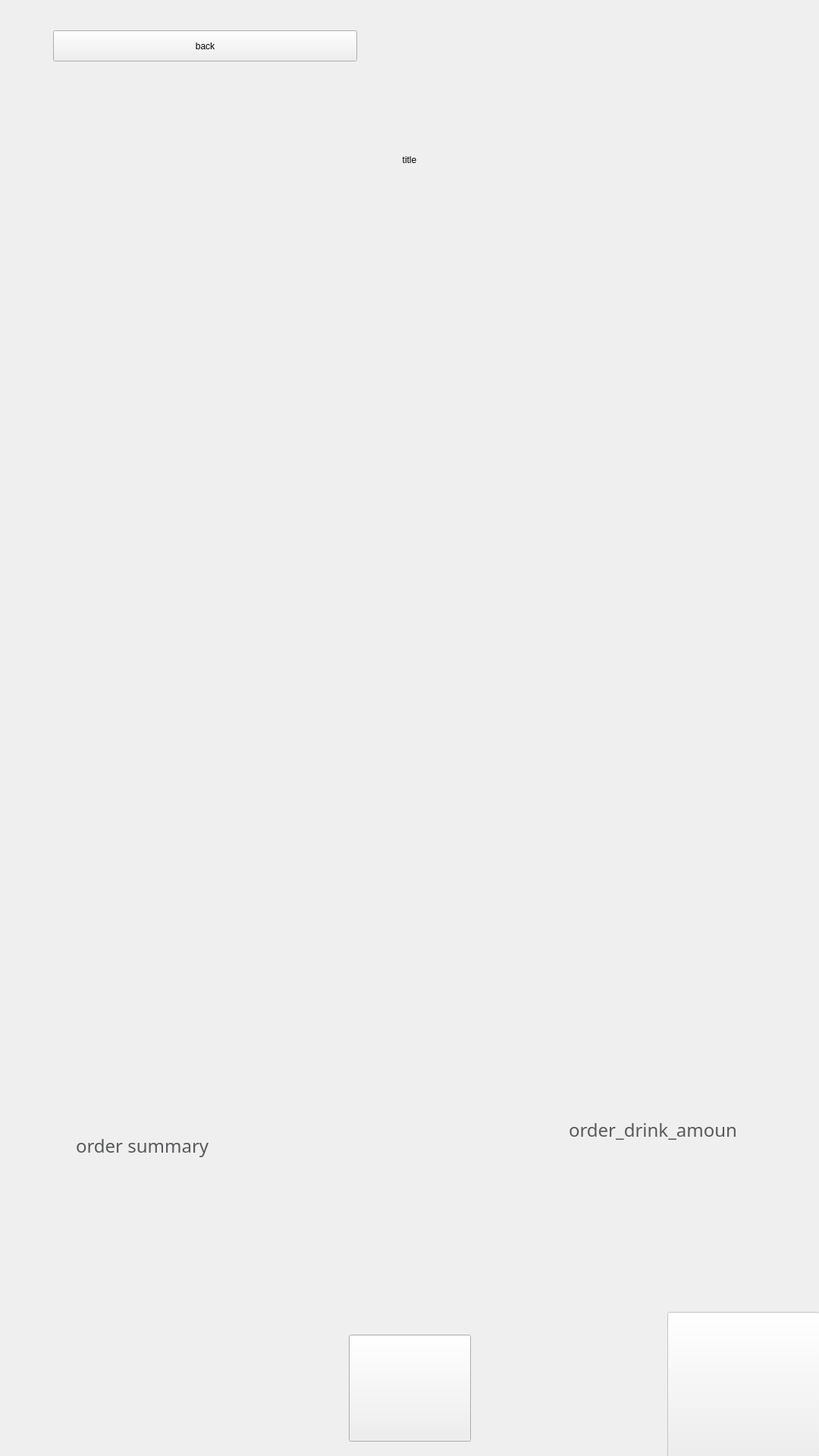
<?xml version="1.0" encoding="UTF-8"?>
<ui version="4.0">
 <class>page_payment_tap_serial</class>
 <widget class="QWidget" name="page_payment_tap_serial">
  <property name="geometry">
   <rect>
    <x>0</x>
    <y>0</y>
    <width>1080</width>
    <height>1920</height>
   </rect>
  </property>
  <property name="windowTitle">
   <string>Form</string>
  </property>
  <property name="styleSheet">
   <string notr="true"/>
  </property>
  <widget class="QPushButton" name="pushButton_previous_page">
   <property name="geometry">
    <rect>
     <x>70</x>
     <y>40</y>
     <width>401</width>
     <height>41</height>
    </rect>
   </property>
   <property name="text">
    <string>back</string>
   </property>
  </widget>
  <widget class="QPushButton" name="pushButton_to_idle">
   <property name="enabled">
    <bool>true</bool>
   </property>
   <property name="geometry">
    <rect>
     <x>460</x>
     <y>1760</y>
     <width>161</width>
     <height>141</height>
    </rect>
   </property>
   <property name="text">
    <string/>
   </property>
  </widget>
  <widget class="QLabel" name="order_total_amount">
   <property name="geometry">
    <rect>
     <x>800</x>
     <y>1105</y>
     <width>250</width>
     <height>41</height>
    </rect>
   </property>
   <property name="font">
    <font>
     <family>Montserrat</family>
     <pointsize>-1</pointsize>
     <weight>75</weight>
     <bold>true</bold>
    </font>
   </property>
   <property name="styleSheet">
    <string notr="true">font-family: Montserrat;
background-image: url(background.png);
font-style: light;
font-weight: bold;
font-size: 36px;
line-height: 44px;

color: #58595B;</string>
   </property>
   <property name="text">
    <string/>
   </property>
   <property name="textFormat">
    <enum>Qt::RichText</enum>
   </property>
  </widget>
  <widget class="QLabel" name="order_drink_amount">
   <property name="geometry">
    <rect>
     <x>750</x>
     <y>1470</y>
     <width>221</width>
     <height>41</height>
    </rect>
   </property>
   <property name="font">
    <font>
     <family>Montserrat</family>
     <pointsize>-1</pointsize>
    </font>
   </property>
   <property name="styleSheet">
    <string notr="true">font-family: Montserrat;
font-style: light;
font-size: 24px;
color: #58595B;</string>
   </property>
   <property name="text">
    <string>order_drink_amount</string>
   </property>
   <property name="textFormat">
    <enum>Qt::RichText</enum>
   </property>
   <property name="alignment">
    <set>Qt::AlignRight|Qt::AlignTrailing|Qt::AlignVCenter</set>
   </property>
  </widget>
  <widget class="QPushButton" name="pushButton_payment_bypass">
   <property name="enabled">
    <bool>false</bool>
   </property>
   <property name="geometry">
    <rect>
     <x>880</x>
     <y>1730</y>
     <width>201</width>
     <height>191</height>
    </rect>
   </property>
   <property name="text">
    <string/>
   </property>
  </widget>
  <widget class="QLabel" name="productLabel">
   <property name="geometry">
    <rect>
     <x>100</x>
     <y>1470</y>
     <width>521</width>
     <height>81</height>
    </rect>
   </property>
   <property name="styleSheet">
    <string notr="true">font-family: Montserrat;
font-style: light;
font-size: 24px;
color: #58595B;</string>
   </property>
   <property name="text">
    <string>order summary</string>
   </property>
  </widget>
  <widget class="QLabel" name="label_title">
   <property name="geometry">
    <rect>
     <x>190</x>
     <y>170</y>
     <width>700</width>
     <height>81</height>
    </rect>
   </property>
   <property name="text">
    <string>title</string>
   </property>
   <property name="alignment">
    <set>Qt::AlignCenter</set>
   </property>
  </widget>
  <widget class="QLabel" name="animated_Label">
   <property name="geometry">
    <rect>
     <x>221</x>
     <y>327</y>
     <width>639</width>
     <height>639</height>
    </rect>
   </property>
   <property name="text">
    <string/>
   </property>
   <property name="wordWrap">
    <bool>true</bool>
   </property>
  </widget>
  <widget class="QLabel" name="preauthLabel">
   <property name="geometry">
    <rect>
     <x>180</x>
     <y>1090</y>
     <width>581</width>
     <height>81</height>
    </rect>
   </property>
   <property name="styleSheet">
    <string notr="true">font-family: Montserrat;
font-style: light;
font-size: 24px;
color: #58595B;</string>
   </property>
   <property name="text">
    <string/>
   </property>
   <property name="wordWrap">
    <bool>true</bool>
   </property>
  </widget>
 </widget>
 <resources/>
 <connections/>
</ui>
